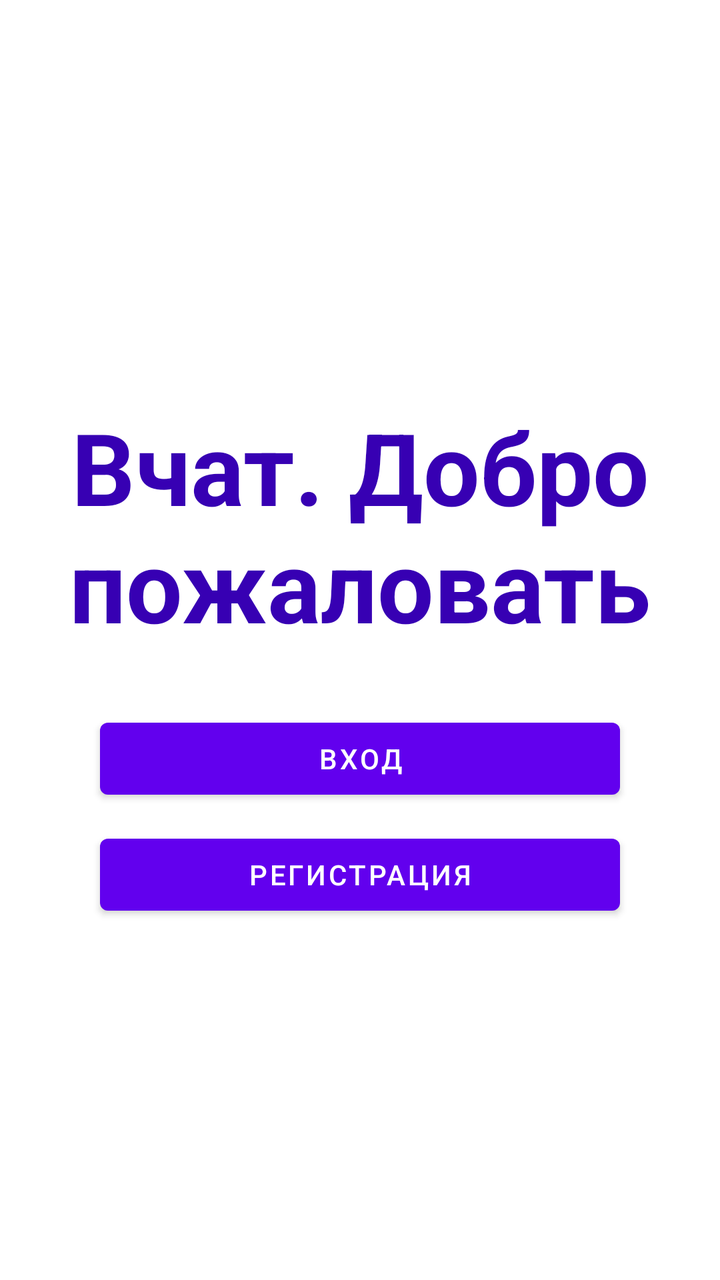
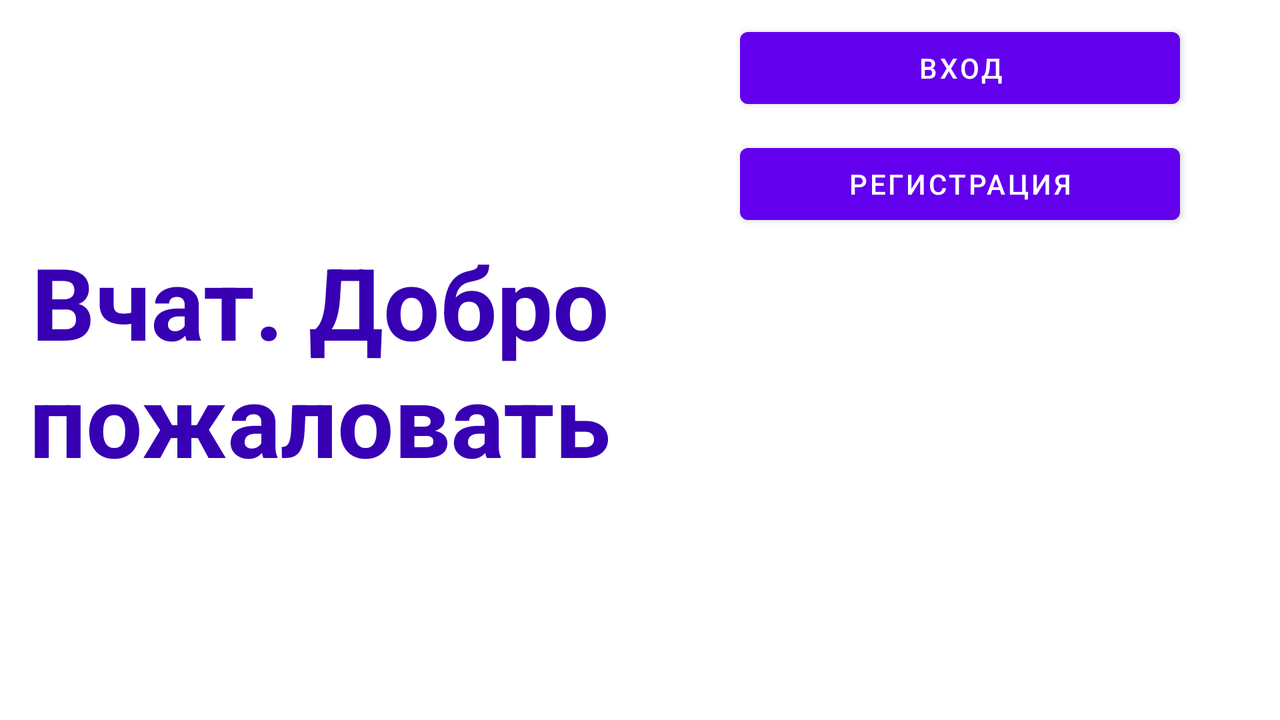

Two renders of one Android screen. The first uses the default layout on a phone; the second uses the alternative layout the repository ships for a different screen configuration, on a matching device. The two XML files are below.
<!-- AndroidManifest.xml: application theme Theme.VchatMessenger -->
<!-- res/layout/first_activity.xml -->
<?xml version="1.0" encoding="utf-8"?>
<androidx.constraintlayout.widget.ConstraintLayout xmlns:android="http://schemas.android.com/apk/res/android"
    xmlns:app="http://schemas.android.com/apk/res-auto"
    xmlns:tools="http://schemas.android.com/tools"
    android:layout_width="match_parent"
    android:layout_height="match_parent">

    <TextView
        android:id="@+id/hello_title"
        android:layout_width="0dp"
        android:layout_height="wrap_content"
        android:layout_marginTop="200dp"
        android:gravity="center"
        android:text="@string/welcome_text"
        android:textColor="@color/purple_700"
        android:textSize="50dp"
        android:textStyle="bold"
        app:layout_constraintEnd_toEndOf="parent"
        app:layout_constraintStart_toStartOf="parent"
        app:layout_constraintTop_toTopOf="parent" />

    <Button
        android:id="@+id/login_button"
        android:layout_width="0dp"
        android:layout_height="wrap_content"
        android:layout_marginStart="50dp"
        android:layout_marginTop="30dp"
        android:layout_marginEnd="50dp"
        android:text="@string/login_text"
        app:layout_constraintEnd_toEndOf="parent"
        app:layout_constraintStart_toStartOf="parent"
        app:layout_constraintTop_toBottomOf="@+id/hello_title" />

    <Button
        android:id="@+id/registration_button"
        android:layout_width="0dp"
        android:layout_height="wrap_content"
        android:layout_marginTop="10dp"
        android:text="@string/registration_text"
        app:layout_constraintEnd_toEndOf="@+id/login_button"
        app:layout_constraintStart_toStartOf="@+id/login_button"
        app:layout_constraintTop_toBottomOf="@+id/login_button" />
</androidx.constraintlayout.widget.ConstraintLayout>
<!-- resources referenced by this layout -->
<resources>
  <color name="purple_700">#FF3700B3</color>
  <string name="login_text">Вход</string>
  <string name="registration_text">Регистрация</string>
  <string name="welcome_text">Вчат. Добро пожаловать</string>
  <style name="Theme.VchatMessenger" parent="Theme.MaterialComponents.DayNight.NoActionBar">
          
          <item name="colorPrimary">@color/purple_500</item>
          <item name="colorPrimaryVariant">@color/purple_700</item>
          <item name="colorOnPrimary">@color/white</item>
          
          <item name="colorSecondary">@color/teal_200</item>
          <item name="colorSecondaryVariant">@color/teal_700</item>
          <item name="colorOnSecondary">@color/black</item>
          
          <item name="android:statusBarColor">?attr/colorPrimaryVariant</item>
          
      </style>
  <color name="purple_500">#FF6200EE</color>
  <color name="white">#FFFFFFFF</color>
  <color name="teal_200">#FF03DAC5</color>
  <color name="teal_700">#FF018786</color>
  <color name="black">#FF000000</color>
</resources>
<!-- res/layout-land/first_activity.xml (the repository's variant of the layout above) -->
<!-- drawn on the phone turned sideways -->
<?xml version="1.0" encoding="utf-8"?>
<androidx.constraintlayout.widget.ConstraintLayout xmlns:android="http://schemas.android.com/apk/res/android"
    xmlns:app="http://schemas.android.com/apk/res-auto"
    xmlns:tools="http://schemas.android.com/tools"
    android:layout_width="match_parent"
    android:layout_height="match_parent">

    <androidx.constraintlayout.widget.ConstraintLayout
        android:id="@+id/constraintLayout12"
        android:layout_width="0dp"
        android:layout_height="0dp"
        app:layout_constraintBottom_toBottomOf="parent"
        app:layout_constraintEnd_toStartOf="@+id/constraintLayout13"
        app:layout_constraintStart_toStartOf="parent"
        app:layout_constraintTop_toTopOf="parent">

        <TextView
            android:id="@+id/hello_title"
            android:layout_width="0dp"
            android:layout_height="wrap_content"
            android:gravity="center"
            android:text="@string/welcome_text"
            android:textColor="@color/purple_700"
            android:textSize="50dp"
            android:textStyle="bold"
            app:layout_constraintBottom_toBottomOf="parent"
            app:layout_constraintEnd_toEndOf="parent"
            app:layout_constraintStart_toStartOf="parent"
            app:layout_constraintTop_toTopOf="parent" />

    </androidx.constraintlayout.widget.ConstraintLayout>

    <androidx.constraintlayout.widget.ConstraintLayout
        android:id="@+id/constraintLayout13"
        android:layout_width="0dp"
        android:layout_height="0dp"
        app:layout_constraintBottom_toBottomOf="parent"
        app:layout_constraintEnd_toEndOf="parent"
        app:layout_constraintStart_toEndOf="@+id/constraintLayout12"
        app:layout_constraintTop_toTopOf="parent">

        <ScrollView
            android:layout_width="match_parent"
            android:layout_height="match_parent"
            app:layout_constraintBottom_toBottomOf="parent"
            app:layout_constraintEnd_toEndOf="parent"
            app:layout_constraintStart_toStartOf="parent"
            app:layout_constraintTop_toTopOf="parent">

            <androidx.constraintlayout.widget.ConstraintLayout
                android:layout_width="match_parent"
                android:layout_height="wrap_content">

                <Button
                    android:id="@+id/login_button"
                    android:layout_width="0dp"
                    android:layout_height="wrap_content"
                    android:layout_marginStart="50dp"
                    android:layout_marginTop="10dp"
                    android:layout_marginEnd="50dp"
                    android:text="@string/login_text"
                    app:layout_constraintEnd_toEndOf="parent"
                    app:layout_constraintStart_toStartOf="parent"
                    app:layout_constraintTop_toTopOf="parent" />

                <Button
                    android:id="@+id/registration_button"
                    android:layout_width="0dp"
                    android:layout_height="48dp"
                    android:layout_marginTop="10dp"
                    android:text="@string/registration_text"
                    app:layout_constraintBottom_toBottomOf="parent"
                    app:layout_constraintEnd_toEndOf="@+id/login_button"
                    app:layout_constraintStart_toStartOf="@+id/login_button"
                    app:layout_constraintTop_toBottomOf="@+id/login_button" />

            </androidx.constraintlayout.widget.ConstraintLayout>
        </ScrollView>
    </androidx.constraintlayout.widget.ConstraintLayout>
</androidx.constraintlayout.widget.ConstraintLayout>
